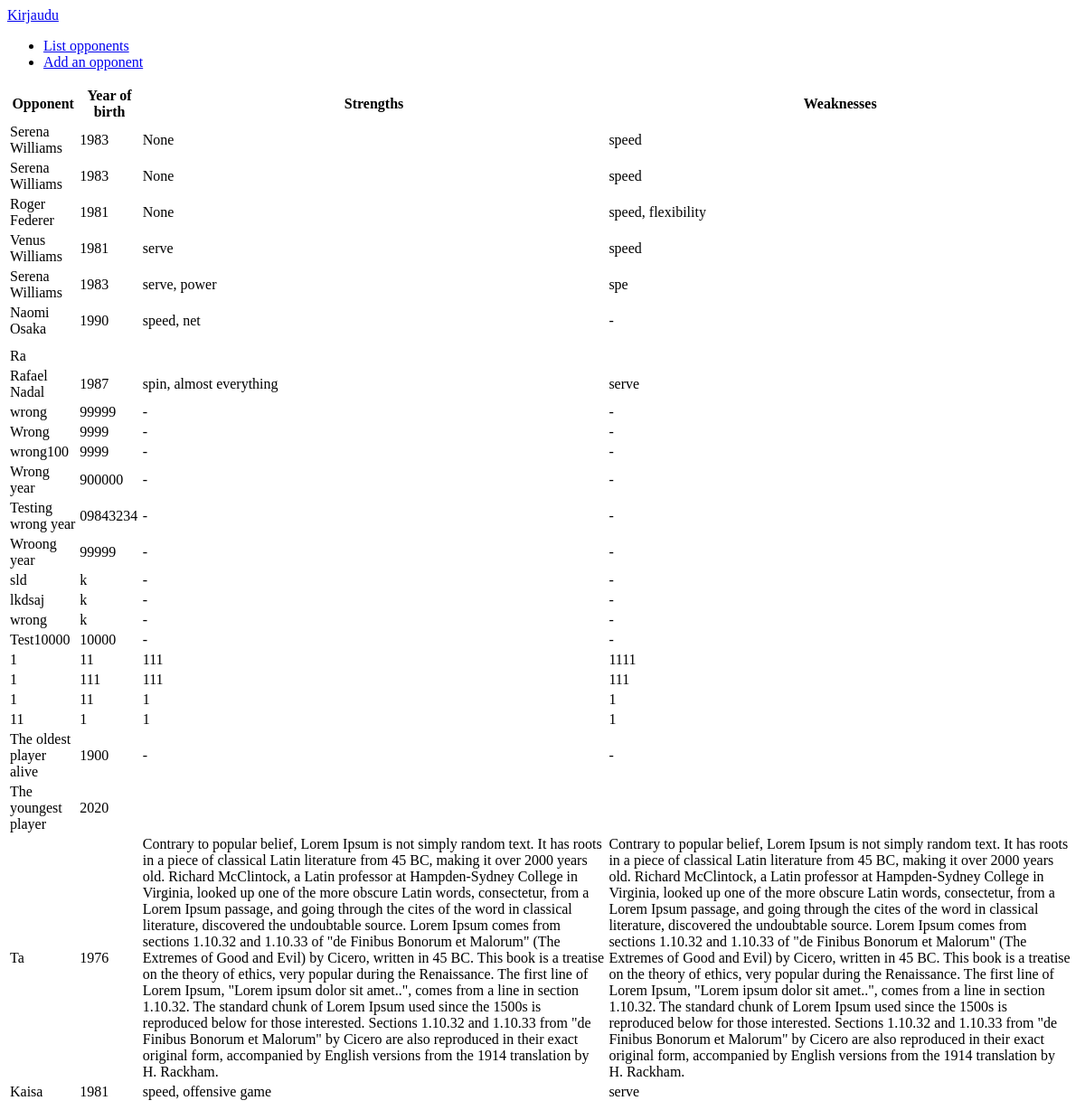
The page /opponents on the database as committed earlier.
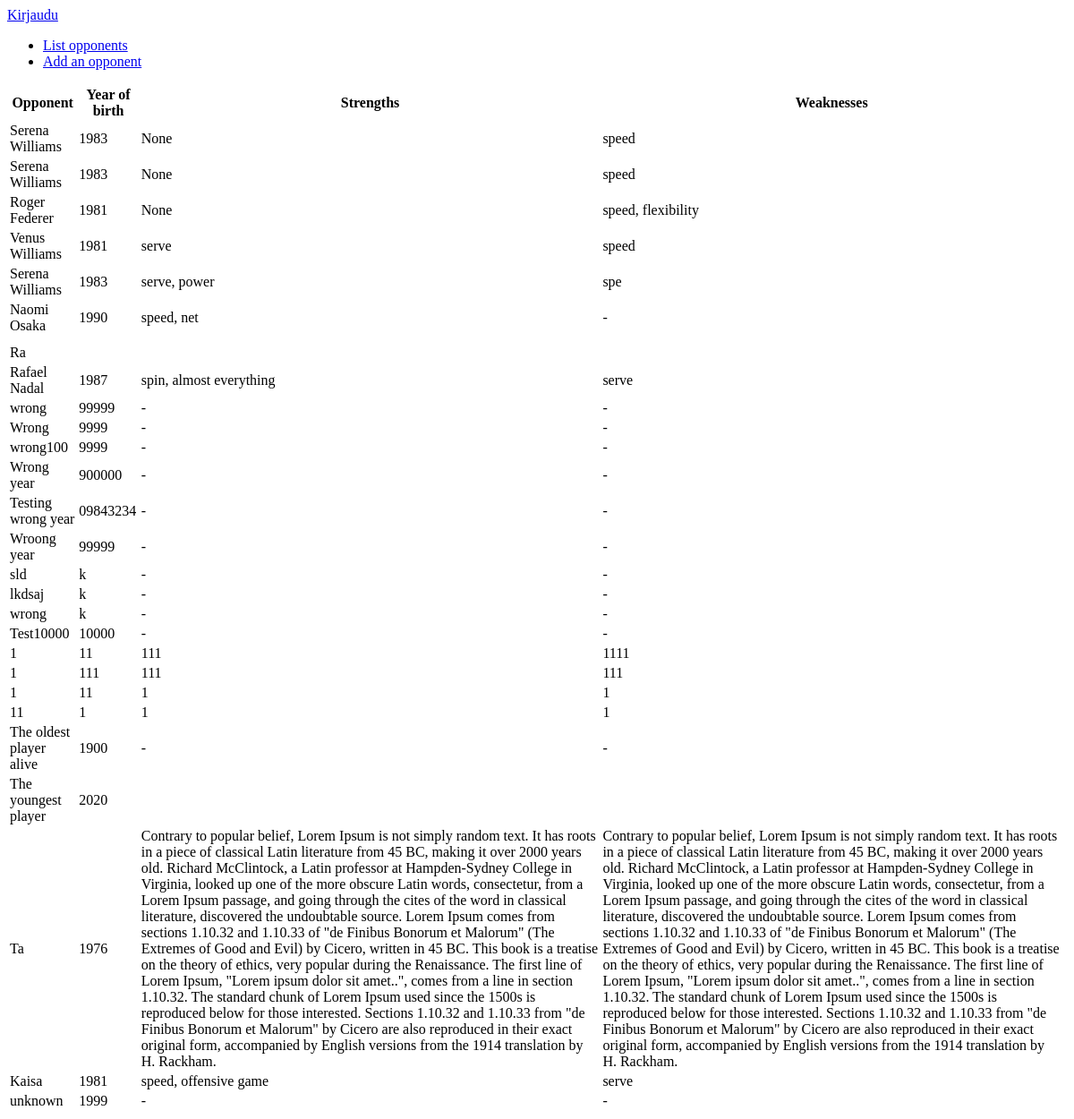
The same page on the database as committed later.
### application/opponents/models.py (models this page shows, shortened)
class Opponent(db.Model):
    id = db.Column(db.Integer, primary_key=True)
    date_created = db.Column(db.DateTime, default=db.func.current_timestamp())
    date_modified = db.Column(db.DateTime, default=db.func.current_timestamp(),
    onupdate=db.func.current_timestamp())
    name = db.Column(db.String(144), nullable=False)
    year_of_birth = db.Column(db.String(4), nullable=False)
    strengths = db.Column(db.String(10000), nullable=True)
    weaknesses = db.Column(db.String(10000), nullable=True)

### application/opponents/views.py (the view)
@app.route("/opponents", methods=["GET"])
def opponents_index():
    return render_template("opponents/list.html", opponents = Opponent.query.all())

### application/templates/opponents/list.html
{% extends "layout.html" %}
{% block body %}
  <table>
    <tr>
      <th>Opponent</th>
      <th>Year of birth</th>
      <th>Strengths</th>
      <th>Weaknesses</th>
      <th></th>
    </tr>
    {% for opponent in opponents %}
    <tr>
      <td>{{ opponent.name }}</td>
      <td>{{ opponent.year_of_birth }}</td>
      <td>{{ opponent.strengths }}</td>
      <td>{{ opponent.weaknesses }}</td>
    </tr>
    {% endfor %}
  </table>
{% endblock %}

### application/templates/layout.html (shortened to what this page needs)
<!DOCTYPE html>
<html>
<head>
</head>
<body>
  {% if current_user.is_authenticated %}
  <p>
    Logged in with user name {{ current_user.name }}
  </p>
  {% else %}
  <a href="{{ url_for('auth_login') }}">Kirjaudu</a>
  {% endif %}
  <ul>
    <li><a href="{{ url_for('opponents_index') }}">List opponents</a></li>
    <li><a href="{{ url_for('opponents_form') }}">Add an opponent</a></li>
  </ul>
  {% block body %}{% endblock %}
</body>
</html>

Rows that differ between the two databases and show on the page:
added Opponent: name "unknown", year_of_birth "1999", strengths "-", weaknesses "-"
